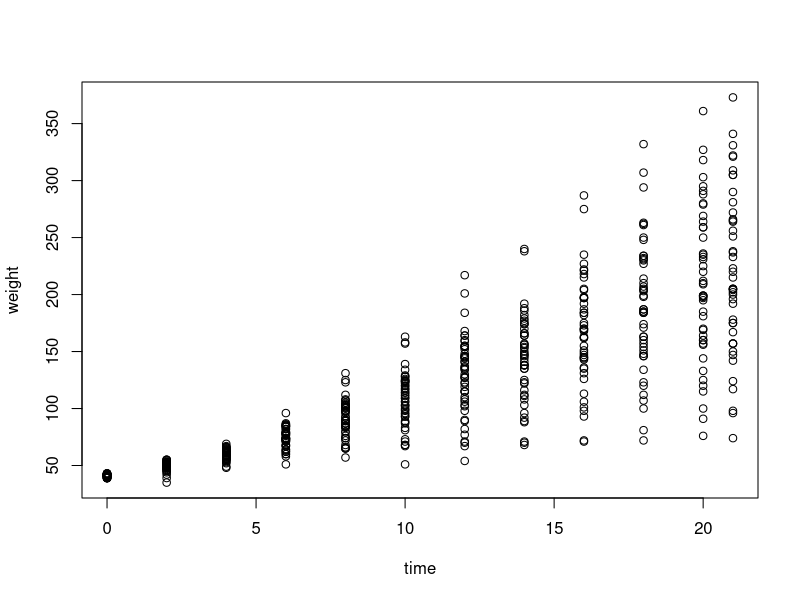
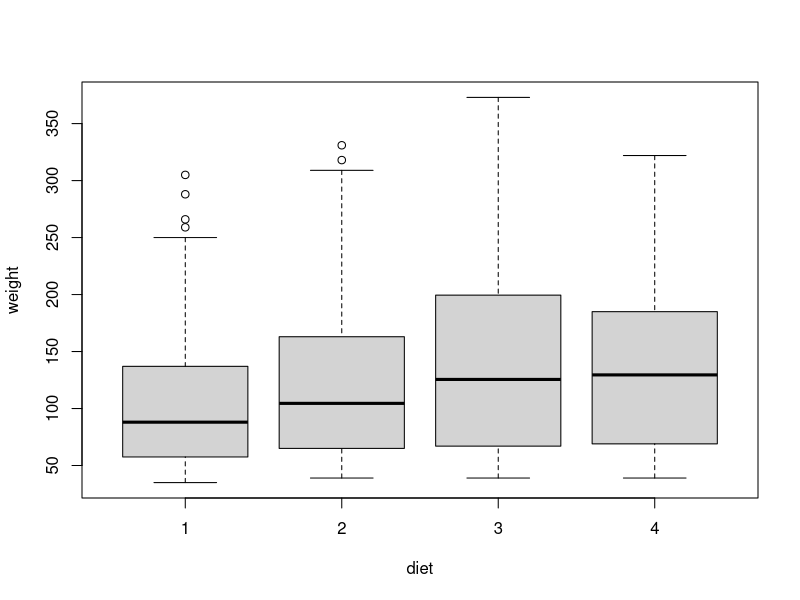
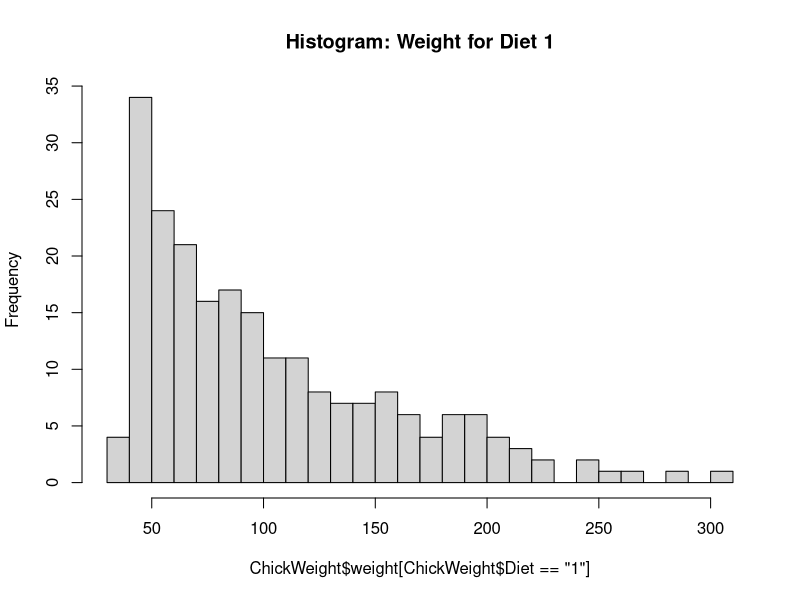
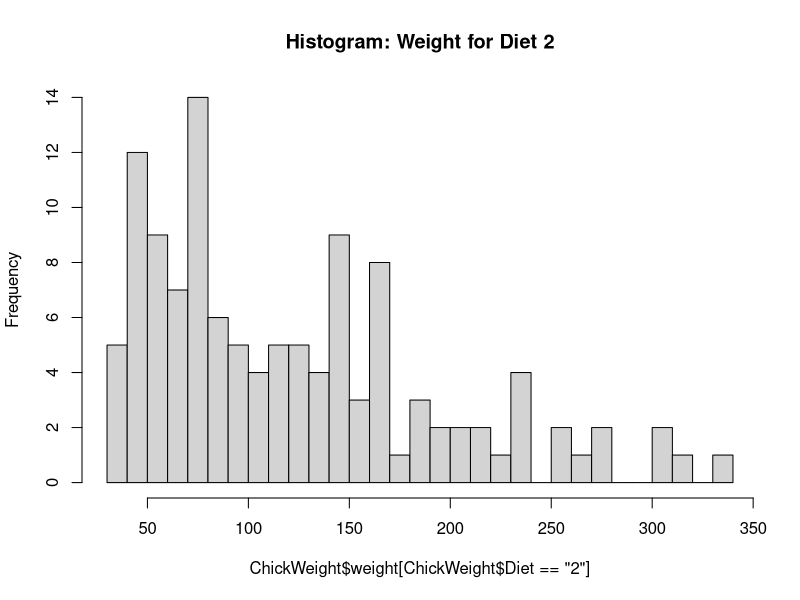
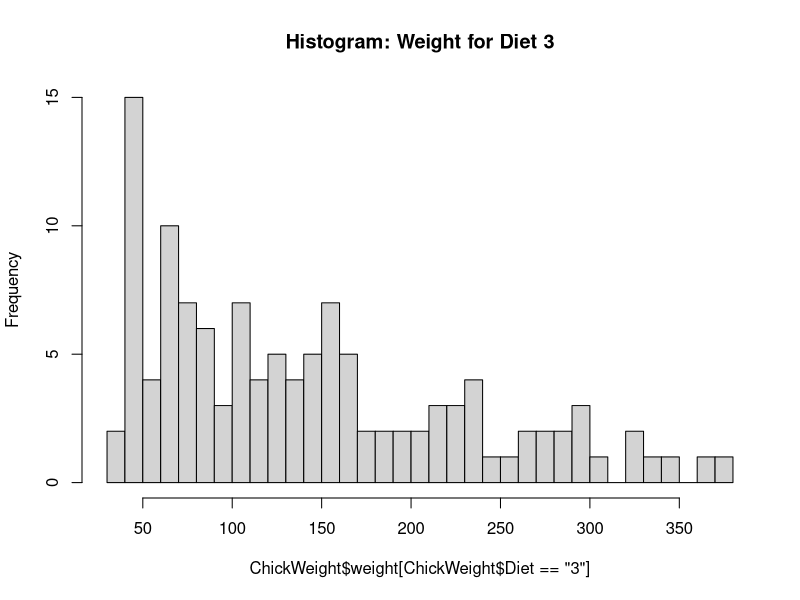
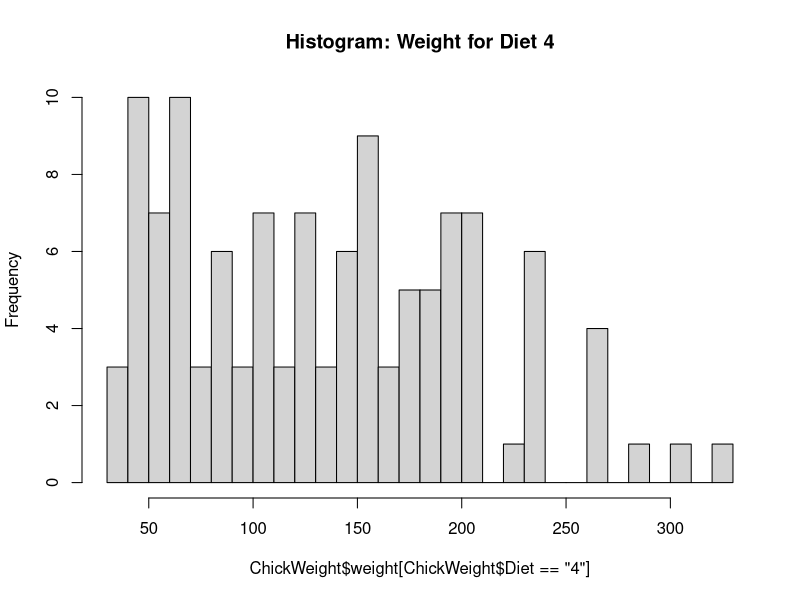
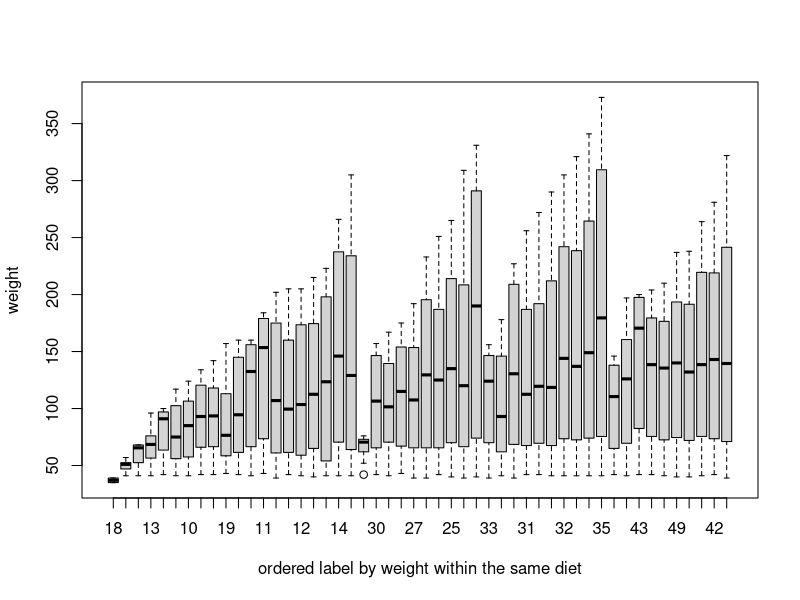
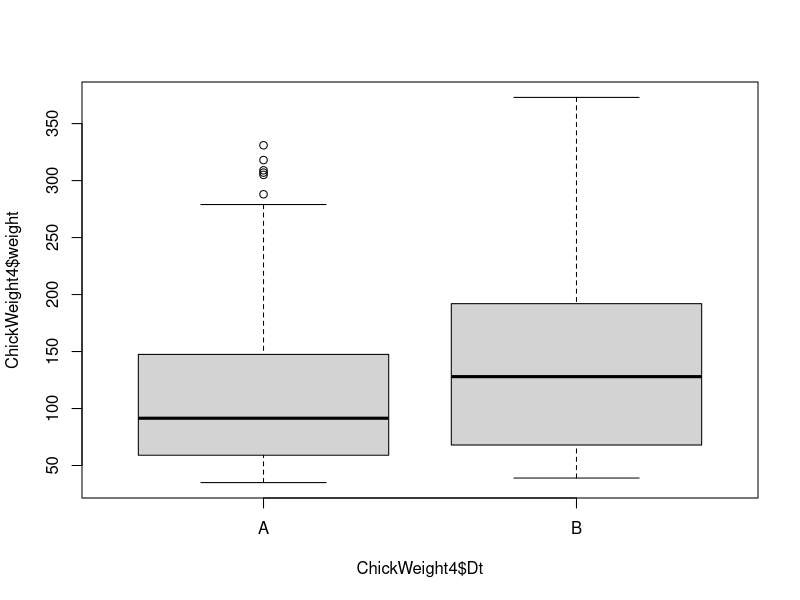

Reproduce these figures in R, in order.
## ---- chunk 1
head(ChickWeight)

summary(ChickWeight)
## ---- chunk 2
plot(ChickWeight$Time,ChickWeight$weight,xlab = 'time',ylab = 'weight')
cor(ChickWeight$weight,ChickWeight$Time)
## ---- chunk 3
plot(ChickWeight$weight~ChickWeight$Diet,xlab = 'diet',ylab = 'weight')

hist(ChickWeight$weight[ChickWeight$Diet=='1'],breaks = 30,main = 'Histogram: Weight for Diet 1')
hist(ChickWeight$weight[ChickWeight$Diet=='2'],breaks = 30,main = 'Histogram: Weight for Diet 2')
hist(ChickWeight$weight[ChickWeight$Diet=='3'],breaks = 30,main = 'Histogram: Weight for Diet 3')
hist(ChickWeight$weight[ChickWeight$Diet=='4'],breaks = 30,main = 'Histogram: Weight for Diet 4')
## ---- chunk 4
plot(ChickWeight$weight~ChickWeight$Chick,xlab = 'ordered label by weight within the same diet',ylab = 'weight')
## ---- chunk 5
m0 <- lm(weight ~ .,data = ChickWeight)
summary(m0)
## ---- chunk 6
m1 <- lm(weight ~ Time + Diet,data = ChickWeight)
summary(m1)
## ---- chunk 7
ChickWeight2 <- ChickWeight
ChickWeight2$Time2 <- ChickWeight$Time*ChickWeight$Time

m2 <- lm(weight ~ Time + Diet + Time2, data = ChickWeight2)
summary(m2)
## ---- chunk 8
m3 <- lm(weight ~ Time + Diet + Time2*Diet, data = ChickWeight2)
summary(m3)
## ---- chunk 9
ChickWeight4 <- ChickWeight2
ChickWeight4$Dt[ChickWeight4$Diet == '1' | ChickWeight4$Diet == '2'] <- 'A'
ChickWeight4$Dt[ChickWeight4$Diet == '3' | ChickWeight4$Diet == '4'] <- 'B'

boxplot(ChickWeight4$weight~ChickWeight4$Dt)

m4 <- lm(weight ~ Time + Diet + Time2 * Dt, data = ChickWeight4)
summary(m4)
## ---- chunk 10
hist(m0$residuals,main = 'Histogram: Residual of Model 0') #nearly normal residuals

qqnorm(m0$residuals) #normal probability plot of the residuals
qqline(m0$residuals) #adds diagonal line to the normal prob plot
## ---- chunk 11
hist(m1$residuals,main = 'Histogram: Residual of Model 1')

qqnorm(m1$residuals) #normal probability plot of the residuals
qqline(m1$residuals) #adds diagonal line to the normal prob plot
## ---- chunk 12
hist(m2$residuals,main = 'Histogram: Residual of Model 2')

qqnorm(m2$residuals) #normal probability plot of the residuals
qqline(m2$residuals) #adds diagonal line to the normal prob plot
## ---- chunk 13
hist(m3$residuals,main = 'Histogram: Residual of Model 3') 

qqnorm(m3$residuals) #normal probability plot of the residuals
qqline(m3$residuals) #adds diagonal line to the normal prob plot
## ---- chunk 14
hist(m4$residuals,main = 'Histogram: Residual of Model 4')

qqnorm(m4$residuals) #normal probability plot of the residuals
qqline(m4$residuals) #adds diagonal line to the normal prob plot
